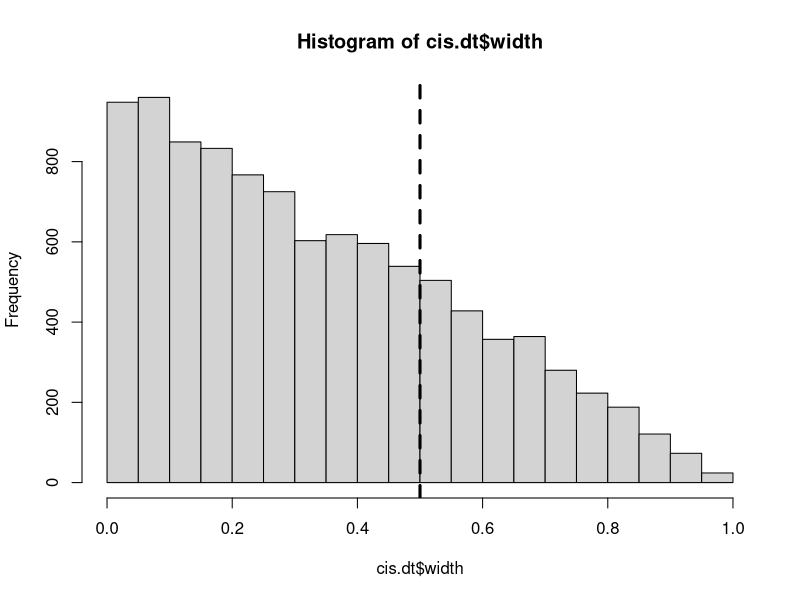
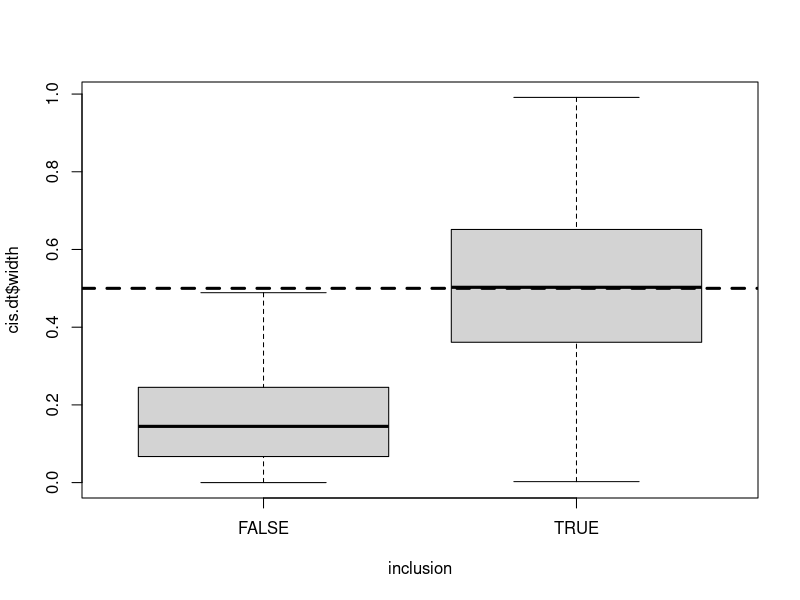

These charts were generated, in order, by the following R code:
is_in <- function(x, l, u){
  below <- x >= l
  above <- x <= u
  result <- as.logical(below * above)
  return(result)
}
get_ci <- function(x){
  y1 <- min(x)
  y2 <- max(x)
  return(
    data.frame(
      lwr = y1,
      upr = y2,
      width = y2-y1
    )
  )
}

######################
theta <- 10 # -pi^2/6
ll <- 1/2
M <- 10000

amostras <- matrix(runif(2*M, min = theta-ll, max = theta + ll),
                   nrow = M, ncol = 2)
cis <- apply(amostras, 1, get_ci)
cis.dt <- do.call(rbind, cis) 
inclusion <- unlist(
  lapply(cis,
         function(x) is_in(x = theta, l = x[1], u = x[2]))
)
mean(inclusion)
sum(inclusion)
head(cis.dt)

theta

hist(cis.dt$width)
abline(v = ll, lwd = 3, lty = 2)

boxplot(cis.dt$width~inclusion)
abline(h = ll, lwd = 3, lty = 2)

head(cis.dt)
theta

smaller <- which(cis.dt$width < 1/2)
includes <- which(inclusion)

length(
  intersect(smaller, includes)  
)

